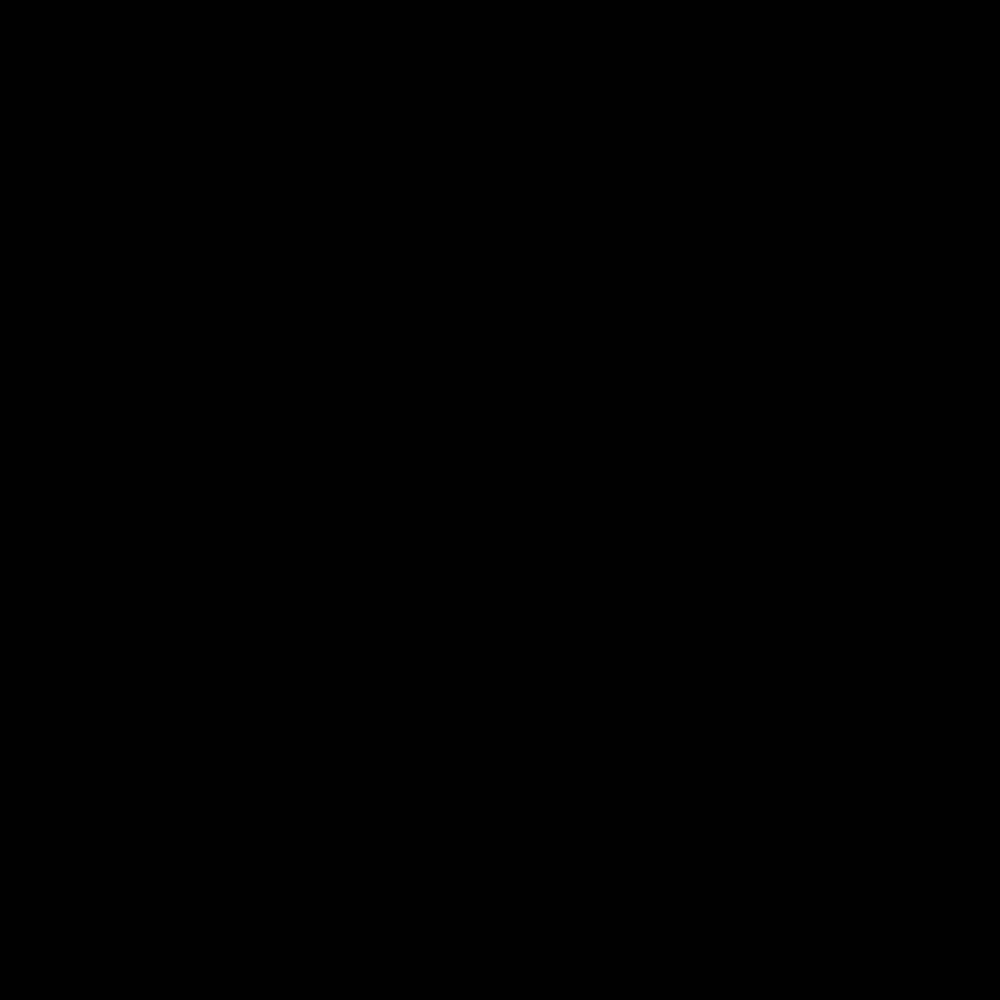
Frame 1 (no input)
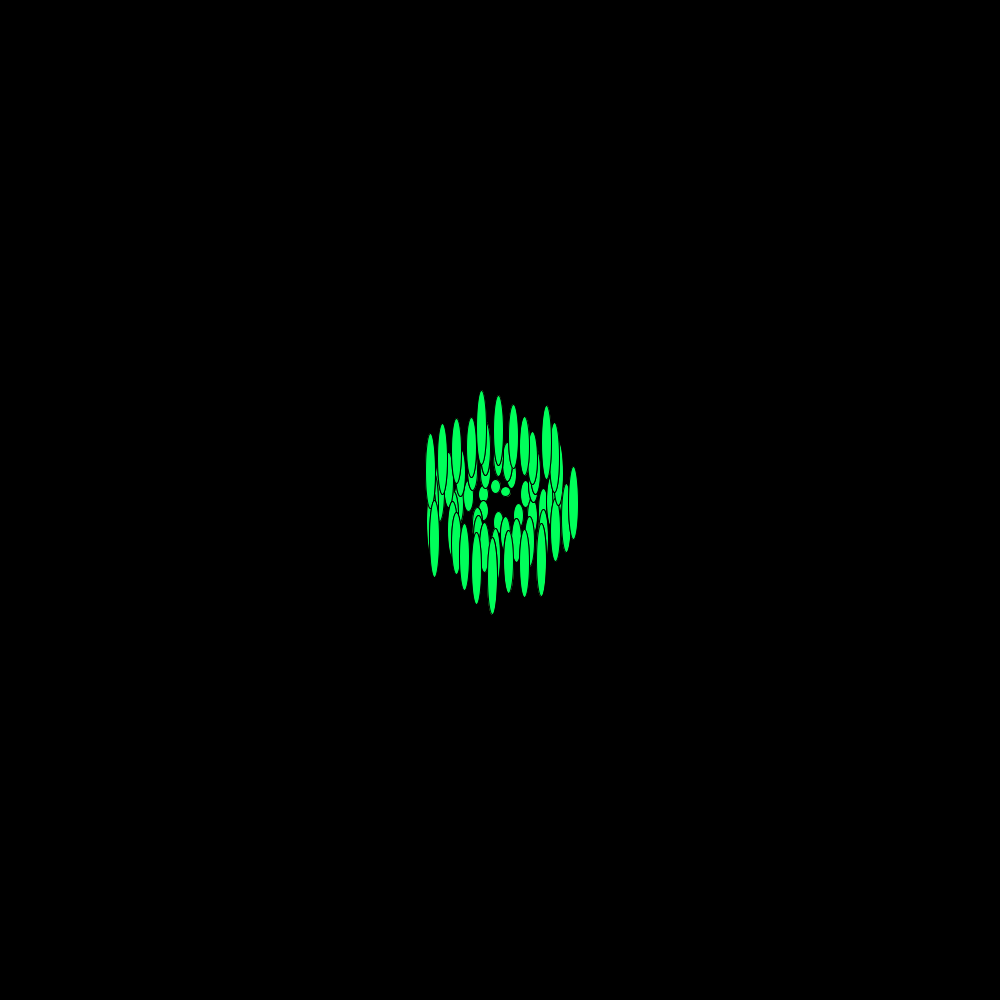
Frame 60 (the mouse pressed at the canvas centre just before this capture)
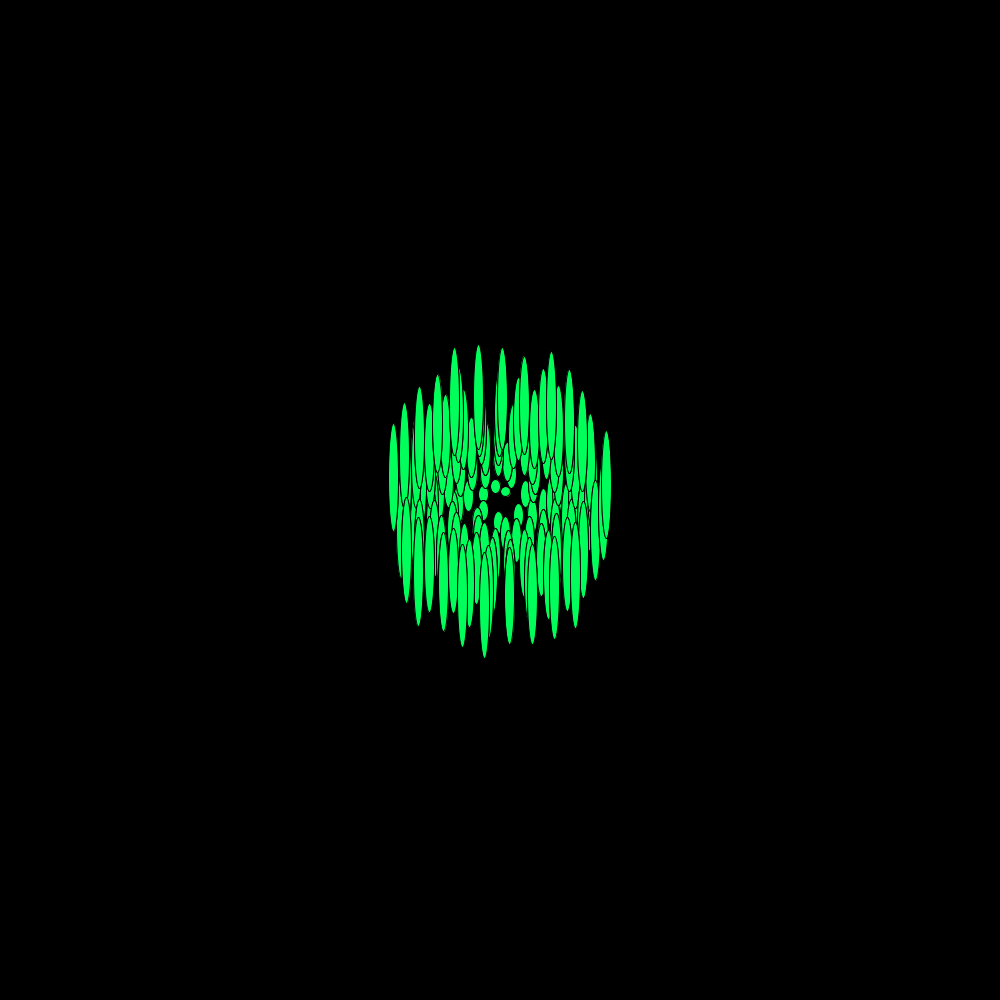
Frame 120 (the mouse held since frame 60 and released just before this capture)

The Processing sketch that drew these frames (run headless with seeded random() and noise(); from frame 60 on, the mouse is pressed at the canvas centre):

// Processing sketch: U1_UnitProject_Sachin
// ── U1_UnitProject_Sachin.pde
//Phyllotaxis Array by Sachin

float i = 0;
float c = 10;
float a = 0;
float radius = 0;
float MWX = 0;
float MWY = 0;
float RMWX = 0;
float RMWY = 0;
float DX = 0;
float DY = 0;

void setup()
{
  size(1000, 1000);
  background(0);
  colorMode(HSB);
}

void draw()
{
  float a = i * 137.3;
  float radius = c * sqrt(i);

  float RMWX = radius * cos(a) - 600;
  float RMWY = radius * sin(a) + 200;
  fill(50, 255, 255);
  ellipse(RMWX, RMWY, 10, radius);

  float DX = radius * cos(a) + 500;
  float DY = radius * sin(a) + 500;
  fill(255, 255, 255);
  ellipse(DX, DY, 10, radius);
  
  float MWX = radius * cos(a) + width/2;
  float MWY = radius * sin(a) + height/2;
  fill(100, 255, 255);
  ellipse(MWX, MWY, 10, radius);

  
  i++;
  
  if (i == 1000)
  {
    stop();
  }
}
